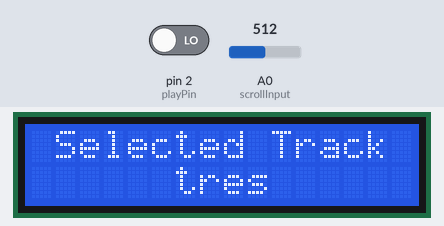
Bench run of a sketch on a simulated Arduino Uno, built with avr-gcc and run on an emulated ATmega328P. On the bench: 16×2 character LCD. The inputs (shaded band) are chosen by the test bench; at power-on: pin 2 (playPin) LOW, A0 (scrollInput) = 512. What the sketch prints to the serial monitor is not drawn.

Above: at 1.2 s.
1.3 s: pin 2 (playPin) driven HIGH
At 2.3 s:
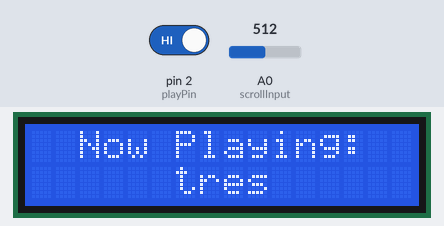
2.8 s: A0 (scrollInput) set to 716
At 3.5 s:
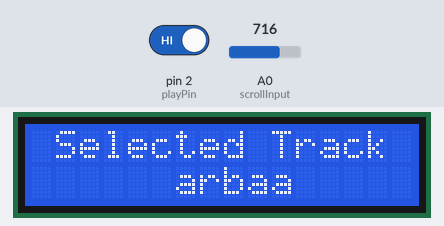
4.3 s: A0 (scrollInput) set to 900
At 4.6 s:
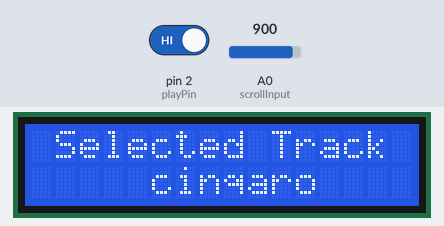
5.8 s: A0 (scrollInput) set to 306
At 6.9 s:
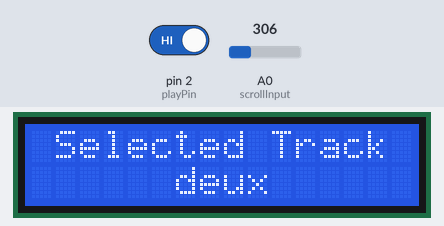
7.3 s: A0 (scrollInput) set to 122
At 8.0 s:
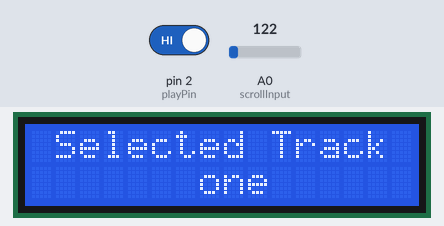
8.8 s: A0 (scrollInput) set to 511
At 9.3 s:
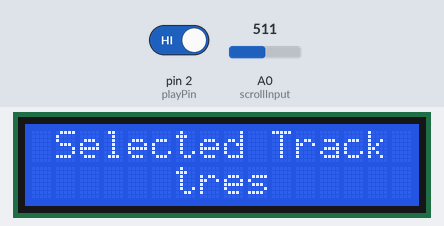
Timing chart, 0 to 11.3 s (numbered marks = the images above; inputs shaded):
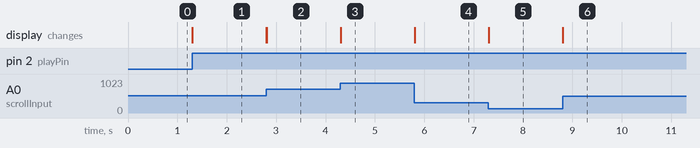

The sketch:

nanoAudioPlayer.ino
```cpp
#include <LiquidCrystal.h>

#define scrollInput A0
#define playPin 2

#define speakerPin 11

//Liquid Crystal Pins
#define RS 8
#define E 7

#define DB4 6
#define DB5 5
#define DB6 4
#define DB7 3

LiquidCrystal lcd(RS, E, DB4, DB5, DB6, DB7);

float maxPot = 921;
String audiofiles[] = {"one", "deux", "tres", "arbaa", "cinqaro"};
int numberOfFiles = sizeof(audiofiles)/ sizeof(audiofiles[0]);

int selectedFile = 0;
int previousFile = 0;

bool playingAudio = false;

bool previousButtonState = LOW;
bool currentButtonState = LOW;
void setup()
{
  lcd.begin(16, 2);
  Serial.begin(9600);
  Serial.println(numberOfFiles);
}

void loop()
{

  if(playingAudio) {
    lcd.setCursor(0, 0);
    lcd.print("  Now Playing:  ");
  } else {
    lcd.setCursor(0, 0);
    lcd.print(" Selected Track ");
  }
  //analogWrite(speakerPin, 1);
  //Serial.println(analogRead(scrollInput));
  int potRatio = int(analogRead(scrollInput) / maxPot * 100);
  int interval = int(100 / numberOfFiles);

  previousButtonState = currentButtonState;
  currentButtonState = digitalRead(playPin);
  bool buttonClicked = previousButtonState != currentButtonState && currentButtonState == HIGH;


  previousFile = selectedFile;
  for (int i = 0; i < numberOfFiles; i++)
  {
    if (potRatio >= i * interval && potRatio < (i + 1) * interval)
    {
      selectedFile = i;
      break;
    }
  }

  if(buttonClicked && !playingAudio) {
    playingAudio = true;
    Serial.print("play audio: ");
    Serial.println(audiofiles[selectedFile]);
    //play the audio
  }
  else if((previousFile != selectedFile || buttonClicked) && playingAudio) {
    playingAudio = false;
    Serial.println("stopAudio");
    //stop the audio
  }
  if(previousFile != selectedFile) {
    lcd.setCursor(0, 1);
    lcd.print("                ");
    lcd.setCursor((8 - int(audiofiles[selectedFile].length()/2)), 1);
    lcd.print(audiofiles[selectedFile]);
  }
}
```

Measured:
- after the input at 1.3 s, the display: changes at once (image 1)
- after the input at 2.8 s, the display: first changes at once (image 2 shows a later state)
- after the input at 4.3 s, the display: changes at once (image 3)
- after the input at 5.8 s, the display: changes at once (image 4)
- after the input at 7.3 s, the display: changes at once (image 5)
- after the input at 8.8 s, the display: changes at once (image 6)
